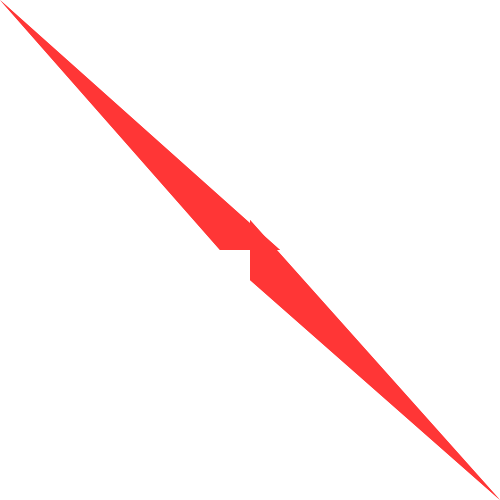
Frame 1 (no input)
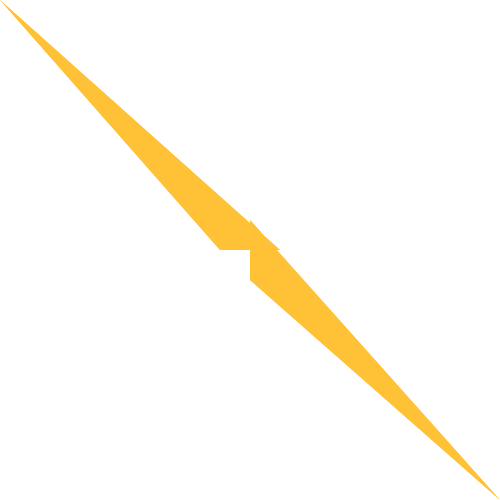
Frame 60 (the mouse pressed at the canvas centre just before this capture)
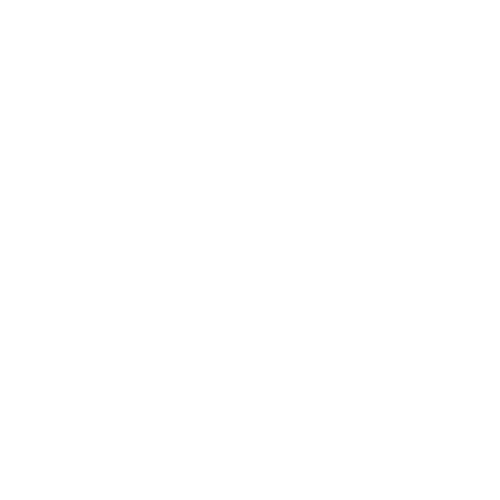
Frame 120 (the mouse held since frame 60 and released just before this capture)

The Processing sketch that drew these frames (run headless with seeded random() and noise(); from frame 60 on, the mouse is pressed at the canvas centre):

// Processing sketch: processing_158513
// ── processing_158513.pde

float x=0;
float y=1;
void setup () {
size(500,500);
colorMode(HSB);
}
void draw (){
background(255);
fill(x/2,200,255);
x+=y;
if(x>255 || x==0) {
y=y*-1;
}
noStroke();
triangle(mouseX,mouseY,(width/2)-30,height/2,(width/2)+30,height/2);
triangle(width-mouseX,height-mouseY,width/2,(height/2)-30,width/2,(height/2)+30);
triangle(mouseY,mouseX,(width/2)+30,height/2,(width/2)-30,height/2);
triangle(width-mouseY,height-mouseX,width/2,(height/2)+30,width/2,(height/2)-30);
}
